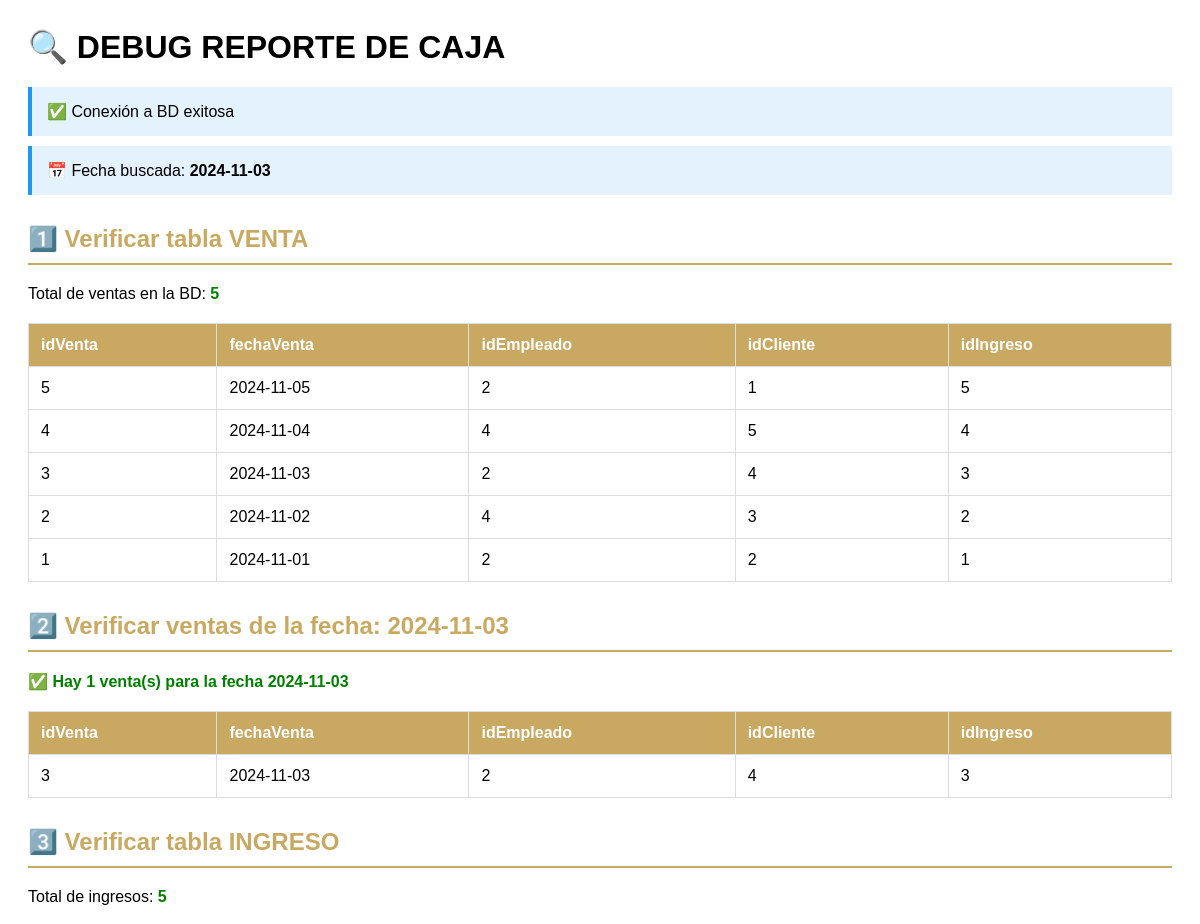
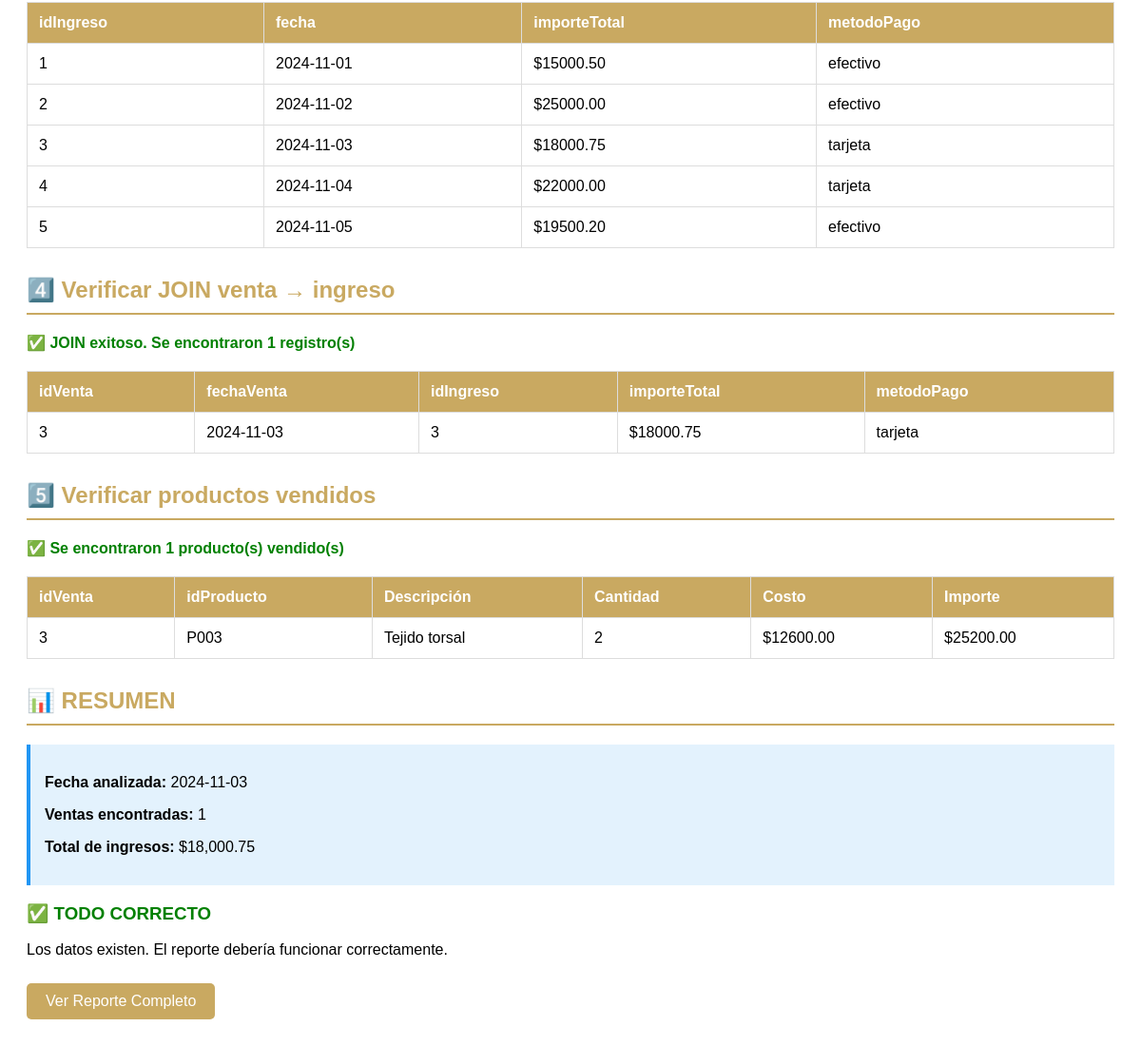
Screenshot of /debugReporteCaja.php?fecha=2024-11-03 with the database file from the repository (2 pictures, top to bottom).
### tables this page shows
CREATE TABLE `venta` (
  `idVenta` int(11) NOT NULL AUTO_INCREMENT,
  `fechaVenta` date DEFAULT NULL,
  `idEmpleado` int(11) DEFAULT NULL,
  `idCliente` int(11) DEFAULT NULL,
  `idIngreso` int(11) DEFAULT NULL,
  PRIMARY KEY (`idVenta`),
  KEY `idEmpleado` (`idEmpleado`),
  KEY `idCliente` (`idCliente`),
  KEY `idIngreso` (`idIngreso`),
  CONSTRAINT `venta_ibfk_1` FOREIGN KEY (`idEmpleado`) REFERENCES `empleado` (`idEmpleado`) ON DELETE CASCADE ON UPDATE CASCADE,
  CONSTRAINT `venta_ibfk_2` FOREIGN KEY (`idCliente`) REFERENCES `cliente` (`idCliente`) ON DELETE CASCADE ON UPDATE CASCADE,
  CONSTRAINT `venta_ibfk_3` FOREIGN KEY (`idIngreso`) REFERENCES `ingreso` (`idIngreso`) ON DELETE CASCADE ON UPDATE CASCADE
);

CREATE TABLE `ingreso` (
  `idIngreso` int(11) NOT NULL AUTO_INCREMENT,
  `fecha` date NOT NULL,
  `importeTotal` decimal(10,2) NOT NULL,
  `metodoPago` enum('efectivo','tarjeta') NOT NULL,
  PRIMARY KEY (`idIngreso`)
);

CREATE TABLE `productoventa` (
  `idProductoVenta` bigint(20) NOT NULL AUTO_INCREMENT,
  `idVenta` int(11) DEFAULT NULL,
  `idProducto` varchar(20) DEFAULT NULL,
  `costo` decimal(8,2) NOT NULL,
  `cantidad` int(11) NOT NULL,
  `importe` decimal(8,2) DEFAULT NULL,
  PRIMARY KEY (`idProductoVenta`),
  KEY `idVenta` (`idVenta`),
  KEY `idProducto` (`idProducto`),
  CONSTRAINT `productoventa_ibfk_1` FOREIGN KEY (`idVenta`) REFERENCES `venta` (`idVenta`) ON DELETE CASCADE ON UPDATE CASCADE,
  CONSTRAINT `productoventa_ibfk_2` FOREIGN KEY (`idProducto`) REFERENCES `producto` (`idProducto`) ON DELETE CASCADE ON UPDATE CASCADE
);

CREATE TABLE `producto` (
  `idProducto` varchar(20) NOT NULL,
  `idCategoria` int(11) DEFAULT NULL,
  `rfcProveedor` varchar(13) DEFAULT NULL,
  `stock` int(11) NOT NULL,
  `kilataje` enum('8K','10K','14K','18k') DEFAULT NULL,
  `descripcion` varchar(100) DEFAULT NULL,
  `precioCompra` decimal(8,2) DEFAULT NULL,
  `precioUnitario` decimal(8,2) DEFAULT NULL,
  `gramos` decimal(5,2) DEFAULT NULL,
  PRIMARY KEY (`idProducto`),
  KEY `idCategoria` (`idCategoria`),
  KEY `rfcProveedor` (`rfcProveedor`),
  CONSTRAINT `producto_ibfk_1` FOREIGN KEY (`idCategoria`) REFERENCES `categoria` (`idCategoria`) ON DELETE SET NULL ON UPDATE CASCADE,
  CONSTRAINT `producto_ibfk_2` FOREIGN KEY (`rfcProveedor`) REFERENCES `proveedor` (`rfc`) ON DELETE SET NULL ON UPDATE CASCADE
);

### debugReporteCaja.php (the view, shortened to what this page needs)
<?php
echo "<h1>🔍 DEBUG REPORTE DE CAJA</h1>";
try {
    $pdo = ConexionDB::setConnection();
    echo "<div class='info'>✅ Conexión a BD exitosa</div>";
    $fecha = isset($_GET['fecha']) ? $_GET['fecha'] : date('Y-m-d');
    echo "<div class='info'>📅 Fecha buscada: <strong>$fecha</strong></div>";
    echo "<h2>1️⃣ Verificar tabla VENTA</h2>";
    $stmt = $pdo->query("SELECT COUNT(*) as total FROM venta");
    $totalVentas = $stmt->fetch(PDO::FETCH_ASSOC)['total'];
    echo "<p>Total de ventas en la BD: <span class='success'>$totalVentas</span></p>";
    if ($totalVentas == 0) {
        echo "<p class='error'>❌ NO HAY VENTAS EN LA BASE DE DATOS</p>";
        echo "<p>Necesitas insertar datos de prueba. ¿Quieres que te genere un INSERT?</p>";
    } else {
        $stmt = $pdo->query("SELECT * FROM venta ORDER BY fechaVenta DESC LIMIT 10");
        $ventas = $stmt->fetchAll(PDO::FETCH_ASSOC);
        echo "<table>";
        echo "<thead><tr><th>idVenta</th><th>fechaVenta</th><th>idEmpleado</th><th>idCliente</th><th>idIngreso</th></tr></thead>";
        echo "<tbody>";
        foreach ($ventas as $v) {
            echo "<tr>";
            echo "<td>{$v['idVenta']}</td>";
            echo "<td>{$v['fechaVenta']}</td>";
            echo "<td>{$v['idEmpleado']}</td>";
            echo "<td>{$v['idCliente']}</td>";
            echo "<td>{$v['idIngreso']}</td>";
            echo "</tr>";
        }
        echo "</tbody></table>";
    }
    echo "<h2>2️⃣ Verificar ventas de la fecha: $fecha</h2>";
    $stmt = $pdo->prepare("SELECT COUNT(*) as total FROM venta WHERE DATE(fechaVenta) = ?");
    $stmt->execute([$fecha]);
    $ventasFecha = $stmt->fetch(PDO::FETCH_ASSOC)['total'];
    if ($ventasFecha == 0) {
        echo "<p class='error'>❌ NO HAY VENTAS PARA LA FECHA: $fecha</p>";
        $stmt = $pdo->query("SELECT DISTINCT DATE(fechaVenta) as fecha FROM venta ORDER BY fecha DESC");
        $fechasDisponibles = $stmt->fetchAll(PDO::FETCH_COLUMN);
        if (count($fechasDisponibles) > 0) {
            echo "<p>📅 Fechas disponibles con ventas:</p>";
            echo "<ul>";
            foreach ($fechasDisponibles as $f) {
                echo "<li><a href='?fecha=$f'>$f</a></li>";
            }
            echo "</ul>";
        }
    } else {
        echo "<p class='success'>✅ Hay $ventasFecha venta(s) para la fecha $fecha</p>";
        $stmt = $pdo->prepare("
            SELECT
                v.idVenta,
                v.fechaVenta,
                v.idEmpleado,
                v.idCliente,
                v.idIngreso
            FROM venta v
            WHERE DATE(v.fechaVenta) = ?
        ");
        $stmt->execute([$fecha]);
        $ventas = $stmt->fetchAll(PDO::FETCH_ASSOC);
        echo "<table>";
        echo "<thead><tr><th>idVenta</th><th>fechaVenta</th><th>idEmpleado</th><th>idCliente</th><th>idIngreso</th></tr></thead>";
        echo "<tbody>";
        foreach ($ventas as $v) {
            echo "<tr>";
            echo "<td>{$v['idVenta']}</td>";
            echo "<td>{$v['fechaVenta']}</td>";
            echo "<td>{$v['idEmpleado']}</td>";
            echo "<td>{$v['idCliente']}</td>";
            echo "<td>{$v['idIngreso']}</td>";
            echo "</tr>";
        }
        echo "</tbody></table>";
    }
    echo "<h2>3️⃣ Verificar tabla INGRESO</h2>";
    $stmt = $pdo->query("SELECT COUNT(*) as total FROM ingreso");
    $totalIngresos = $stmt->fetch(PDO::FETCH_ASSOC)['total'];
    echo "<p>Total de ingresos: <span class='success'>$totalIngresos</span></p>";
    if ($totalIngresos > 0) {
        $stmt = $pdo->query("SELECT * FROM ingreso LIMIT 10");
        $ingresos = $stmt->fetchAll(PDO::FETCH_ASSOC);
        echo "<table>";
        echo "<thead><tr><th>idIngreso</th><th>fecha</th><th>importeTotal</th><th>metodoPago</th></tr></thead>";
        echo "<tbody>";
        foreach ($ingresos as $i) {
            echo "<tr>";
            echo "<td>{$i['idIngreso']}</td>";
            echo "<td>{$i['fecha']}</td>";
            echo "<td>\${$i['importeTotal']}</td>";
            echo "<td>{$i['metodoPago']}</td>";
            echo "</tr>";
        }
        echo "</tbody></table>";
    }
    echo "<h2>4️⃣ Verificar JOIN venta → ingreso</h2>";
    $stmt = $pdo->prepare("
        SELECT
            v.idVenta,
            v.fechaVenta,
            v.idIngreso,
            i.importeTotal,
            i.metodoPago
        FROM venta v
        INNER JOIN ingreso i ON v.idIngreso = i.idIngreso
        WHERE DATE(v.fechaVenta) = ?
    ");
    $stmt->execute([$fecha]);
    $ventasIngreso = $stmt->fetchAll(PDO::FETCH_ASSOC);
    if (count($ventasIngreso) == 0) {
        echo "<p class='error'>❌ NO HAY DATOS CON EL JOIN venta-ingreso para la fecha $fecha</p>";
        echo "<p>Posibles causas:</p>";
        echo "<ul>";
        echo "<li>Las ventas no tienen idIngreso asignado (NULL)</li>";
        echo "<li>Los idIngreso en venta no existen en la tabla ingreso</li>";
        echo "</ul>";
    } else {
        echo "<p class='success'>✅ JOIN exitoso. Se encontraron " . count($ventasIngreso) . " registro(s)</p>";
        echo "<table>";
        echo "<thead><tr><th>idVenta</th><th>fechaVenta</th><th>idIngreso</th><th>importeTotal</th><th>metodoPago</th></tr></thead>";
        echo "<tbody>";
        foreach ($ventasIngreso as $vi) {
            echo "<tr>";
            echo "<td>{$vi['idVenta']}</td>";
            echo "<td>{$vi['fechaVenta']}</td>";
            echo "<td>{$vi['idIngreso']}</td>";
            echo "<td>\${$vi['importeTotal']}</td>";
            echo "<td>{$vi['metodoPago']}</td>";
            echo "</tr>";
        }
        echo "</tbody></table>";
    }
    echo "<h2>5️⃣ Verificar productos vendidos</h2>";
    $stmt = $pdo->prepare("
        SELECT
            pv.*,
            p.descripcion
        FROM productoventa pv
        INNER JOIN venta v ON pv.idVenta = v.idVenta
        INNER JOIN producto p ON pv.idProducto = p.idProducto
        WHERE DATE(v.fechaVenta) = ?
    ");
    $stmt->execute([$fecha]);
    $productos = $stmt->fetchAll(PDO::FETCH_ASSOC);
    if (count($productos) == 0) {
        echo "<p class='error'>❌ NO HAY PRODUCTOS VENDIDOS para la fecha $fecha</p>";
    } else {
        echo "<p class='success'>✅ Se encontraron " . count($productos) . " producto(s) vendido(s)</p>";
        echo "<table>";
        echo "<thead><tr><th>idVenta</th><th>idProducto</th><th>Descripción</th><th>Cantidad</th><th>Costo</th><th>Importe</th></tr></thead>";
        echo "<tbody>";
        foreach ($productos as $p) {
            echo "<tr>";
            echo "<td>{$p['idVenta']}</td>";
            echo "<td>{$p['idProducto']}</td>";
            echo "<td>{$p['descripcion']}</td>";
            echo "<td>{$p['cantidad']}</td>";
            echo "<td>\${$p['costo']}</td>";
            echo "<td>\${$p['importe']}</td>";
            echo "</tr>";
        }
        echo "</tbody></table>";
    }
    echo "<h2>📊 RESUMEN</h2>";
    $stmt = $pdo->prepare("
        SELECT
            COUNT(v.idVenta) as totalVentas,
            COALESCE(SUM(i.importeTotal), 0) as totalIngresos
        FROM venta v
        INNER JOIN ingreso i ON v.idIngreso = i.idIngreso
        WHERE DATE(v.fechaVenta) = ?
    ");
    $stmt->execute([$fecha]);
    $resumen = $stmt->fetch(PDO::FETCH_ASSOC);
    echo "<div class='info'>";
    echo "<p><strong>Fecha analizada:</strong> $fecha</p>";
    echo "<p><strong>Ventas encontradas:</strong> {$resumen['totalVentas']}</p>";
    echo "<p><strong>Total de ingresos:</strong> \$" . number_format($resumen['totalIngresos'], 2) . "</p>";
    echo "</div>";
    if ($resumen['totalVentas'] == 0) {
        echo "<h3 style='color: red;'>⚠️ CONCLUSIÓN</h3>";
        echo "<p>No hay datos para mostrar en el reporte porque:</p>";
        echo "<ol>";
        echo "<li>No hay ventas registradas para la fecha <strong>$fecha</strong></li>";
        echo "<li>Prueba con otra fecha usando: <code>?fecha=2024-11-01</code></li>";
        echo "</ol>";
    } else {
        echo "<h3 style='color: green;'>✅ TODO CORRECTO</h3>";
        echo "<p>Los datos existen. El reporte debería funcionar correctamente.</p>";
        echo "<p><a href='reporteCaja.php?fecha=$fecha' target='_blank' style='padding: 10px 20px; background: #c9a961; color: white; text-decoration: none; border-radius: 5px; display: inline-block; margin-top: 10px;'>Ver Reporte Completo</a></p>";
    }
} catch (PDOException $e) {
    echo "<div style='padding: 20px; background: #ffebee; border-left: 4px solid #f44336; margin: 20px 0;'>";
    echo "<h3 style='color: #f44336;'>❌ Error de Conexión</h3>";
    echo "<p><strong>Mensaje:</strong> " . htmlspecialchars($e->getMessage()) . "</p>";
    echo "</div>";
} catch (Exception $e) {
    echo "<div style='padding: 20px; background: #ffebee; border-left: 4px solid #f44336; margin: 20px 0;'>";
    echo "<h3 style='color: #f44336;'>❌ Error</h3>";
    echo "<p>" . htmlspecialchars($e->getMessage()) . "</p>";
    echo "</div>";
}
?>

### debugReporteCaja.php (style rules this page uses)
h2 { color: #c9a961; border-bottom: 2px solid #c9a961; padding-bottom: 10px; margin-top: 30px; }
table { border-collapse: collapse; width: 100%; margin: 20px 0; }
th, td { border: 1px solid #ddd; padding: 12px; text-align: left; }
th { background: #c9a961; color: white; }
.success { color: green; font-weight: bold; }
.info { background: #e3f2fd; padding: 15px; border-left: 4px solid #2196f3; margin: 10px 0; }

### rows the page displays
venta: idVenta "5", fechaVenta "2024-11-05", idEmpleado "2", idCliente "1", idIngreso "5"
venta: idVenta "4", fechaVenta "2024-11-04", idEmpleado "4", idCliente "5", idIngreso "4"
venta: idVenta "3", fechaVenta "2024-11-03", idEmpleado "2", idCliente "4", idIngreso "3", idIngreso.importeTotal "18000.75", idIngreso.metodoPago "tarjeta"
venta: idVenta "2", fechaVenta "2024-11-02", idEmpleado "4", idCliente "3", idIngreso "2"
venta: idVenta "1", fechaVenta "2024-11-01", idEmpleado "2", idCliente "2", idIngreso "1"
ingreso: idIngreso "1", fecha "2024-11-01", importeTotal "15000.50", metodoPago "efectivo"
ingreso: idIngreso "2", fecha "2024-11-02", importeTotal "25000.00", metodoPago "efectivo"
ingreso: idIngreso "3", fecha "2024-11-03", importeTotal "18000.75", metodoPago "tarjeta"
ingreso: idIngreso "4", fecha "2024-11-04", importeTotal "22000.00", metodoPago "tarjeta"
ingreso: idIngreso "5", fecha "2024-11-05", importeTotal "19500.20", metodoPago "efectivo"
productoventa: idVenta "3", idProducto "P003", idProducto.descripcion "Tejido torsal", cantidad "2", costo "12600.00", importe "25200.00"

### other values shown
$fecha "2024-11-03"
$totalVentas "5"
$ventasFecha "1"
$totalIngresos "5"
count($ventasIngreso) "1"
count($productos) "1"
$resumen['totalVentas'] "1"
$resumen['totalIngresos'] "18,000.75"
